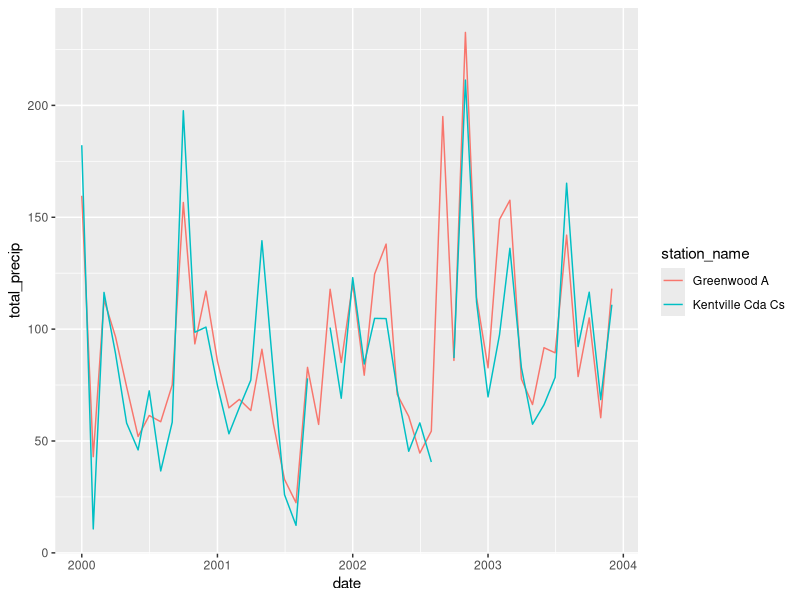
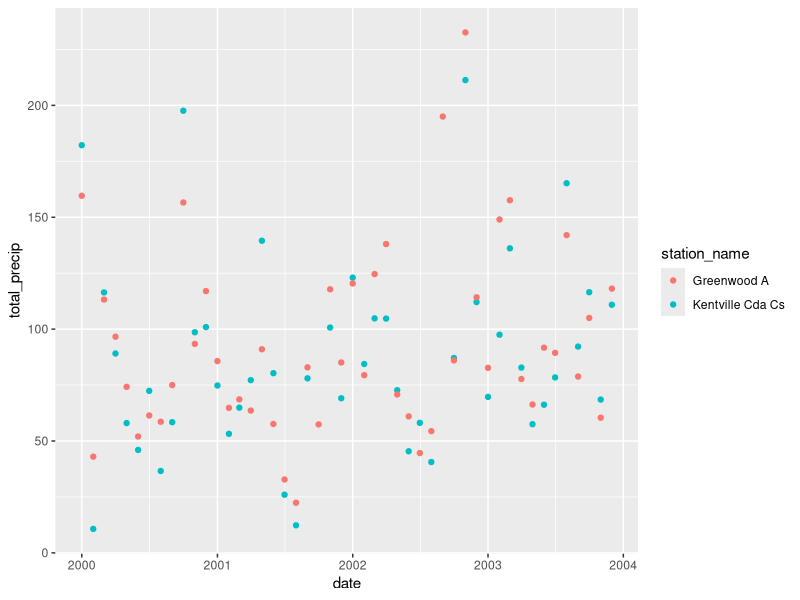
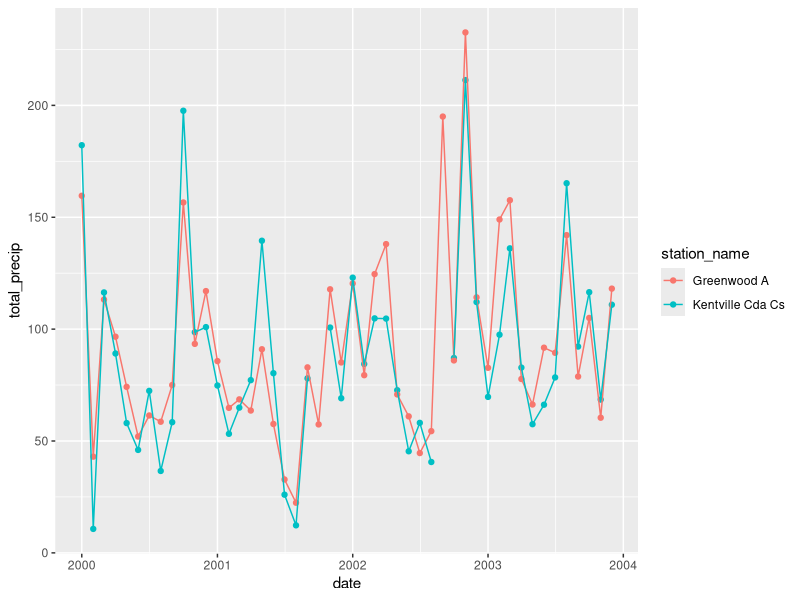

The R source for these figures, in order:
## ---- chunk 1
library(tidyverse)
## ---- chunk 2
# read local version to build
valley_climate <- read_csv("data/valley_climate.csv", col_types = cols(.default = col_guess()))
attr(valley_climate, "spec") <- NULL
## ---- chunk 3
ggplot(
  data = valley_climate, 
  mapping = aes(x = date, y = total_precip, colour = station_name)
) +
  geom_line()
## ---- chunk 4
ggplot(data = valley_climate, 
       mapping = aes(x = date, y = total_precip, colour = station_name)) +
  geom_point()
## ---- chunk 5
ggplot(data = valley_climate, 
       mapping = aes(x = date, y = total_precip, colour = station_name)) +
  geom_point() +
  geom_line()
